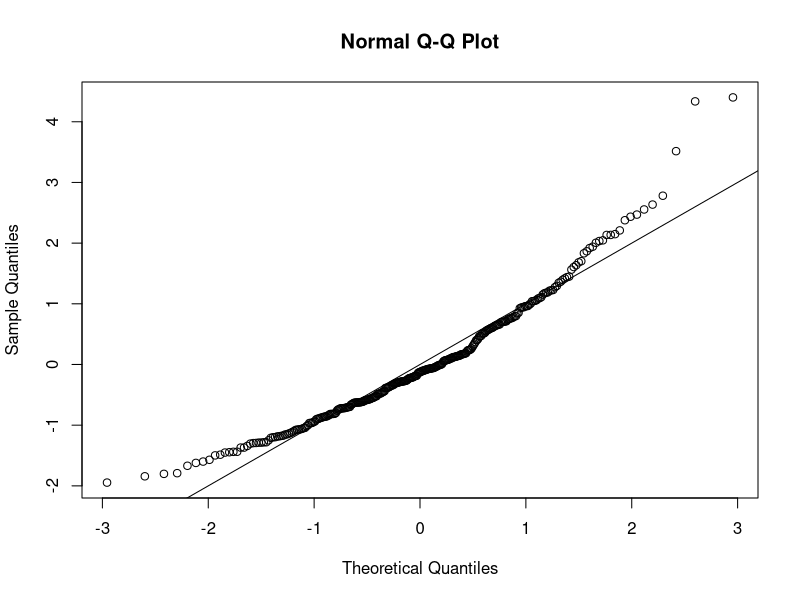
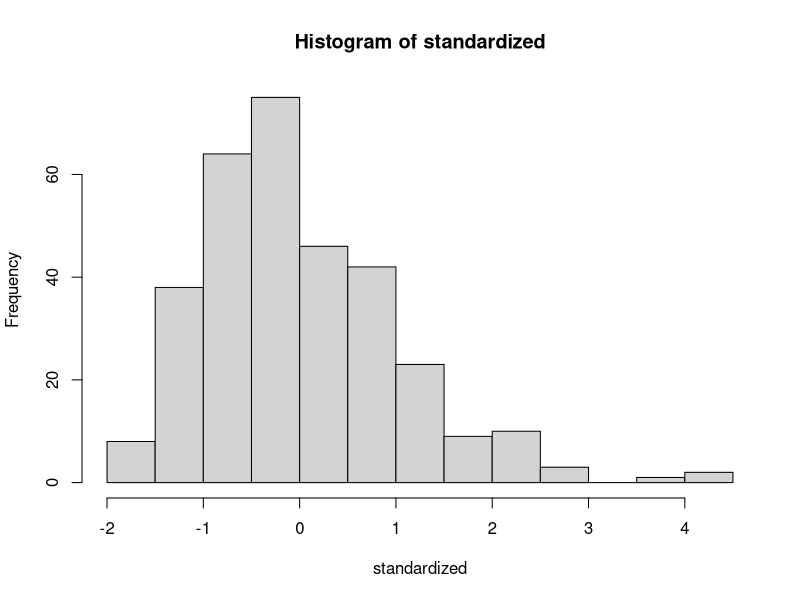
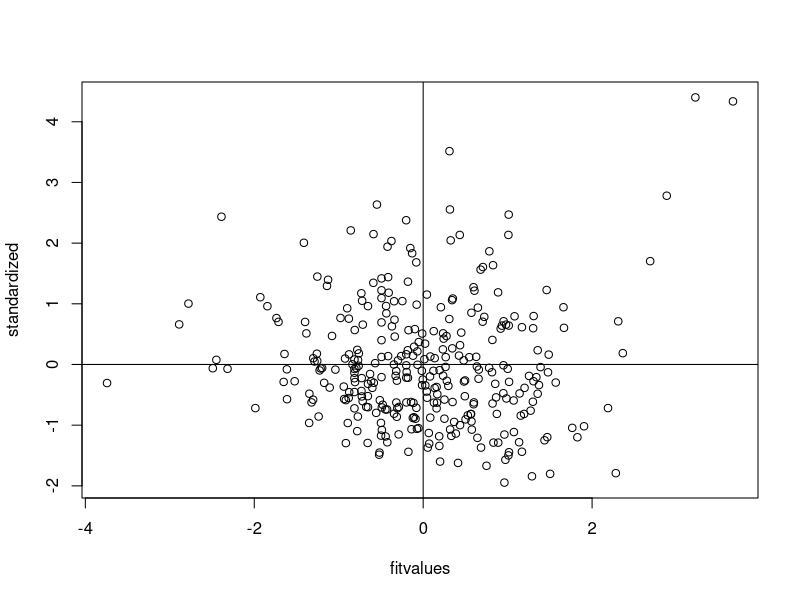

Here is the R script that generated these plots, in order:
setwd("E:/GA/Scales")
master = read.csv("Meaning_Scales_LifeRegardIndex_RR_RN_Paper.csv")
summary(master)

##Reverse Code. None.

####DATA SCREENING####

##Missing Data##
library(mice)
percentmiss = function(x){ sum(is.na(x))/length(x) *100 }

##Going by rows ONLY
##here I excluded the first two columns because they were 
##included for everyone as IDs, so I don't want to count that
##as part of the percent toward what they did
notypos = master
missing = apply(notypos[ , 3:30], 1, percentmiss) 
table(missing)

##replace only the data that you should
replacepeople = notypos[ missing <= 5 , ]  
dontpeople = notypos[ missing > 5 , ]

##figure out the columns to exclude (survey data)
apply(replacepeople, 2, percentmiss)

replacecolumn = replacepeople[ , -c(1,2,31)]
dontcolumn = replacepeople[ , c(1,2,31)]

##let's mice it!
tempnomiss = mice(replacecolumn)
nomiss = complete(tempnomiss, 1)
summary(nomiss)

##put everything back together
filledin_none = cbind(dontcolumn, nomiss)
summary(filledin_none)

##Outliers##
mahal = mahalanobis(filledin_none[ , -c(1:3)], 
                    colMeans(filledin_none[ , -c(1:3)], na.rm = TRUE),
                    cov(filledin_none[ , -c(1:3)], use="pairwise.complete.obs"))
mahal
summary(mahal)
cutoff = qchisq(.999,ncol(filledin_none[ , -c(1:3)])) 
summary(mahal < cutoff)
noout = filledin_none[ mahal < cutoff, ]

##additivity: correlations
correlations = cor(noout[,-c(1:3)], use="pairwise.complete.obs")
symnum(correlations)

##make the random stuff
random = rchisq(nrow(noout), 7)
##be sure here not to include the ID columns!
fake = lm(random~., data=noout[ , -c(1:3)])

##get the linearity plot
##create the standardized residuals
standardized = rstudent(fake)
qqnorm(standardized)
abline(0,1)

##multivariate normality
hist(standardized, breaks=15)

##homogeneity and homoscedaticity
fitvalues = scale(fake$fitted.values)
plot(fitvalues, standardized) 
abline(0,0)
abline(v = 0)

##Scoring
Framescale<- rowSums(noout[, c(4,6,7,10,11,12,13,14,16,17,19,26,28,31)])
Framescale

Fufillscale<- rowSums(noout[, c(5,8,9,15,18,20,21,22,23,24,25,27,29,30)])
Fufillscale
